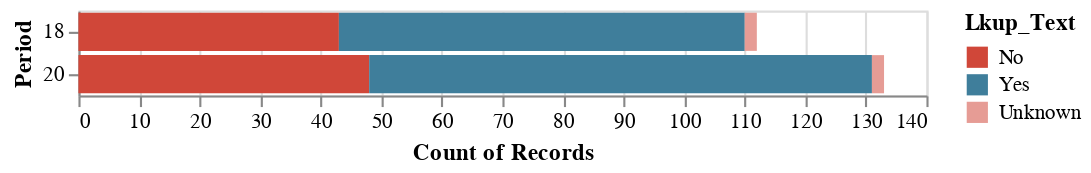
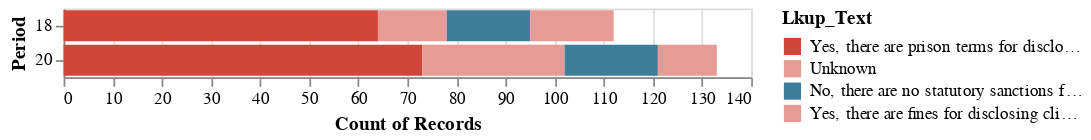
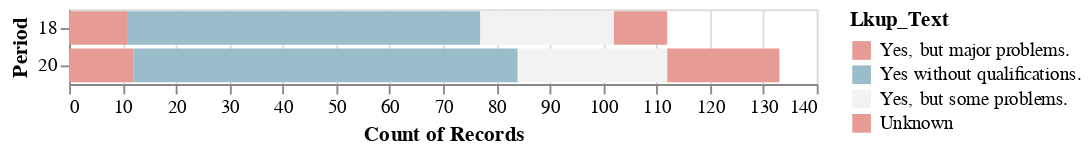
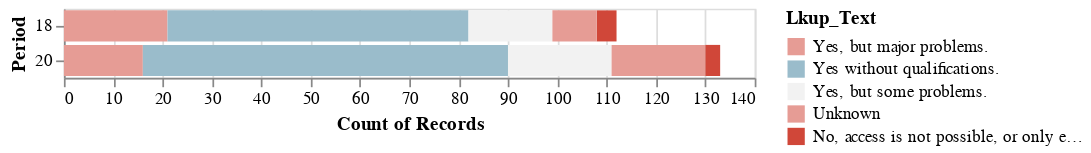

The cell these charts' notebook holds for them, in order:
### Code cell
for i,data in k1.groupby("Question"):
    data = data.dropna(subset=["Jurisdiction"])
    domain = list(data["Lkup_Text"].unique())
    color_scale = alt.Scale(
    domain=domain,
    range=[d_coded[_] for _ in domain]
)

    
    
    print(i)
    chart = alt.Chart(data).mark_bar().encode(
        x="count(Lkup_Text):O",
        color=alt.Color(
            'Lkup_Text:N',
            scale=color_scale,
            ),
        y="Period:O"
    )

    display(chart)

### Figure 1 — Vega-Lite specification as saved in the notebook (floating-point values rounded to 4 significant figures; data arrays with more than 128 entries replaced by an {"elided": "..."} marker saying what was removed)
{"config": {"view": {"continuousWidth": 400, "continuousHeight": 300}}, "data": {"name": "data-16b22a399eda87fe3fa362bd1a449260"}, "mark": "bar", "encoding": {"color": {"type": "nominal", "field": "Lkup_Text", "scale": {"domain": ["No", "Yes", "Unknown"], "range": ["#d04739", "#3f7e9b", "#e69c95"]}}, "x": {"type": "ordinal", "aggregate": "count", "field": "Lkup_Text"}, "y": {"type": "ordinal", "field": "Period"}}, "$schema": "https://vega.github.io/schema/vega-lite/v4.0.0.json", "datasets": {"data-16b22a399eda87fe3fa362bd1a449260": {"elided": "245 records"}}}

### Figure 2 — Vega-Lite specification as saved in the notebook (floating-point values rounded to 4 significant figures; data arrays with more than 128 entries replaced by an {"elided": "..."} marker saying what was removed)
{"config": {"view": {"continuousWidth": 400, "continuousHeight": 300}}, "data": {"name": "data-268c06dd1613b74cb2a77875830614ed"}, "mark": "bar", "encoding": {"color": {"type": "nominal", "field": "Lkup_Text", "scale": {"domain": ["Yes, there are prison terms for disclosing client's banking data to any third party (and possibly fines).", "Unknown", "No, there are no statutory sanctions for disclosing client's banking data to any third party.", "Yes, there are fines for disclosing client's banking data to any third party, but no prison terms."], "range": ["#d04739", "#e69c95", "#3f7e9b", "#e69c95"]}}, "x": {"type": "ordinal", "aggregate": "count", "field": "Lkup_Text"}, "y": {"type": "ordinal", "field": "Period"}}, "$schema": "https://vega.github.io/schema/vega-lite/v4.0.0.json", "datasets": {"data-268c06dd1613b74cb2a77875830614ed": {"elided": "245 records"}}}

### Figure 3 — Vega-Lite specification as saved in the notebook (floating-point values rounded to 4 significant figures; data arrays with more than 128 entries replaced by an {"elided": "..."} marker saying what was removed)
{"config": {"view": {"continuousWidth": 400, "continuousHeight": 300}}, "data": {"name": "data-868463832f10edd5a1019937043541d0"}, "mark": "bar", "encoding": {"color": {"type": "nominal", "field": "Lkup_Text", "scale": {"domain": ["Yes, but major problems.", "Yes without qualifications.", "Yes, but some problems.", "Unknown"], "range": ["#e69c95", "#9abccb", "#f2f2f2", "#e69c95"]}}, "x": {"type": "ordinal", "aggregate": "count", "field": "Lkup_Text"}, "y": {"type": "ordinal", "field": "Period"}}, "$schema": "https://vega.github.io/schema/vega-lite/v4.0.0.json", "datasets": {"data-868463832f10edd5a1019937043541d0": {"elided": "245 records"}}}

### Figure 4 — Vega-Lite specification as saved in the notebook (floating-point values rounded to 4 significant figures; data arrays with more than 128 entries replaced by an {"elided": "..."} marker saying what was removed)
{"config": {"view": {"continuousWidth": 400, "continuousHeight": 300}}, "data": {"name": "data-1faa77b692a630be6b06bcd4b0d1c0f7"}, "mark": "bar", "encoding": {"color": {"type": "nominal", "field": "Lkup_Text", "scale": {"domain": ["Yes, but major problems.", "Yes without qualifications.", "Yes, but some problems.", "Unknown", "No, access is not possible, or only exceptionally."], "range": ["#e69c95", "#9abccb", "#f2f2f2", "#e69c95", "#d04739"]}}, "x": {"type": "ordinal", "aggregate": "count", "field": "Lkup_Text"}, "y": {"type": "ordinal", "field": "Period"}}, "$schema": "https://vega.github.io/schema/vega-lite/v4.0.0.json", "datasets": {"data-1faa77b692a630be6b06bcd4b0d1c0f7": {"elided": "245 records"}}}
